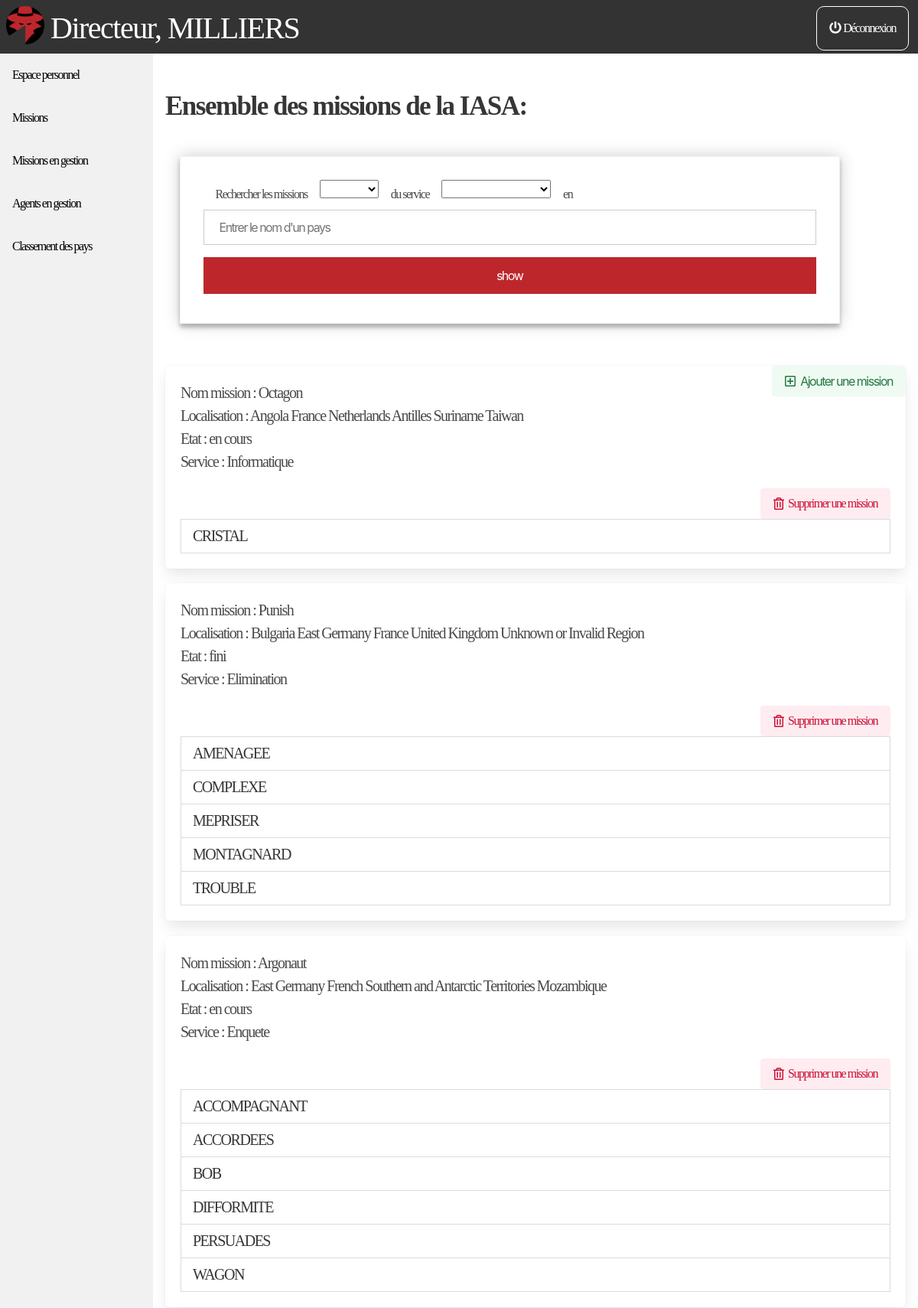
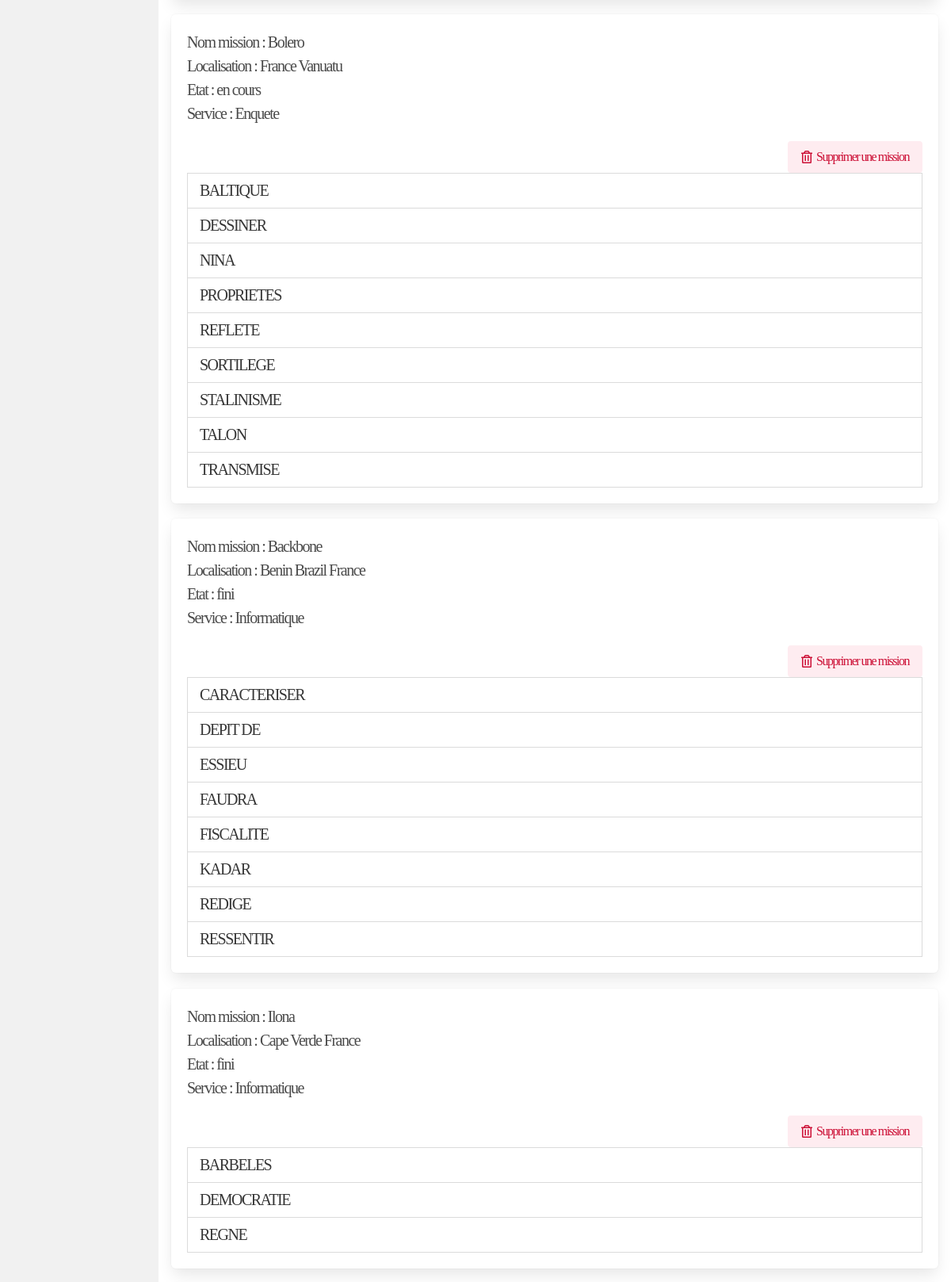
The app's page /general_mission.php (signed in, upper part) with its own data (2 pictures, top to bottom).
### tables this page shows
CREATE TABLE IF NOT EXISTS `mission` (
  `nom_mission` varchar(30) NOT NULL,
  `type_mission` varchar(30) DEFAULT NULL,
  `etat_mission` varchar(30) NOT NULL,
  PRIMARY KEY (`nom_mission`)
);

CREATE TABLE IF NOT EXISTS `gere` (
  `nom_service` int(8) NOT NULL,
  `nom_mission` varchar(30) NOT NULL,
  PRIMARY KEY (`nom_service`,`nom_mission`),
  KEY `nom_mission` (`nom_mission`)
);

CREATE TABLE IF NOT EXISTS `participe` (
  `nom_de_code` varchar(30) NOT NULL,
  `nom_mission` varchar(30) NOT NULL,
  PRIMARY KEY (`nom_de_code`,`nom_mission`),
  KEY `nom_mission` (`nom_mission`)
);

### src/code_to_nom.php (called while the page is built, shortened)
<?php
function ctn_service($service_dir){
  switch ($service_dir) {
    case '86883657':
    $NS = "Informatique";
    break;
    case '44609807':
    $NS = "Defense";
    break;
    case '91345364':
    $NS = "Elimination";
    break;
    case '22195465':
    $NS = "Enquete";
    break;
    case '6350262':
    $NS = "Action";
    break;
    case '1738411':
    $NS = "Assistance";
    break;
    case '17410830':
    $NS = "Contre-espionnage";
    break;
  }
  return $NS;
}
?>

### src/general_mission.php (the view, shortened to what this page needs)
<?php
include('head.php');
include('co_db.php');
 ?>
  <body>
    <?php include('bar_menu.php');
    ?>
  <div class="content is-medium">
    <h2>
      Ensemble des missions de la IASA:
    </h2>
  </div>
  <div class="container">
    <div class="requete-box">
        <form method="post">
          <p class="container is-medium" style="float: left">
            Rechercher les missions
          </p>
          <select name="etat" style="float: left">
            <option value=""></option>
            <option value="en cours">En cours</option>
          </select>
            <p class="container is-medium" style="float: left">
              du service
            </p>
            <select name="service" style="float: left">
              <option value=""></option>
              <option value="86883657">Informatique</option>
            </select>
            <p class="container is-medium" style="float: left">
              en
            </p>
            <input style="float: left" type="text" placeholder="Entrer le nom d'un pays" name="nom_pays">
            <input type="submit" name="show_etat_service" value="show"/>
        </form>
      </div>
  </div>
  <div class="content is-medium">
  <?php
  echo "<button style=\"float: right\" class=\"button is-success is-light\" onclick=\"openNav()\"><i class=\"far fa-plus-square\"></i> &nbsp Ajouter une mission</button>";
    $tmp_nom = "";
    if ( !isset($_POST['show_etat_service']) or ($c_etat == "" and $c_service == "")){
      $requete_all_missions = "SELECT nom_mission, mission.etat_mission
      from mission";
    }
    elseif ($c_etat != "" and $c_service == "") {
      $requete_all_missions = "SELECT nom_mission, mission.etat_mission
      from mission
      where etat_mission like '".$c_etat."'";
    }
    elseif ($c_etat == "" and $c_service != "") {
      $requete_all_missions = "SELECT DISTINCT mission.nom_mission as nom_mission, mission.etat_mission
			   from gere, mission, service
			   where gere.nom_mission = mission.nom_mission
			   and service.specialite = mission.type_mission
			   and service.code_service = ".$c_service;
    }
    $exec_all_missions = mysqli_query($db,$requete_all_missions);
    while($data = mysqli_fetch_array($exec_all_missions)){
      $Pays_flag = 1;
      $pays_noms = "";
      $service_noms = "";
      if($data['nom_mission'] != $tmp_nom){
        $requete_npm = "SELECT nom_pays FROM localise where nom_mission like '".$data['nom_mission']."'";
        $exec_npm = mysqli_query($db,$requete_npm);
        while($data_npm = mysqli_fetch_array($exec_npm)){
          $pays_noms = $pays_noms.$data_npm["nom_pays"]." ";
        }
        if ($Pays_flag == 1){
          $requete_service = "SELECT nom_service FROM gere where nom_mission like '".$data['nom_mission']."'";
          $exec_service = mysqli_query($db,$requete_service);
          while($data_service = mysqli_fetch_array($exec_service)){
            $service_noms = $service_noms.ctn_service($data_service["nom_service"])." ";
          }
          echo "<div class=\"box\" style=\"margin-bottom : 2%;\"><div class=\"is-little\" style=\"all_missionsrgin-bottom : 2%;\">";
          echo "
          <p>Nom mission : ".$data['nom_mission']." <br>
          Localisation : ".$pays_noms."<br>
          Etat : ".$data['etat_mission']."<br>
          Service : ".$service_noms."<br></p>";
          echo "<td><a style=\"float:right\" class=\"button is-danger is-light\" href=\"general_mission.php?del_m=".$data['nom_mission']."\">
          <i class=\"far fa-trash-alt\"></i> &nbsp Supprimer une mission</a>"."</td>";
          echo "</div> ";
          $tmp_nom =  $data['nom_mission'];
          $requete_adm = "SELECT nom_de_code FROM participe WHERE nom_mission like '".$data['nom_mission']."' ";
          $exec_adm = mysqli_query($db, $requete_adm);
          echo "<table class=\"table is-fullwidth is-bordered is-hoverable\"><tbody>";
          while($item = mysqli_fetch_array($exec_adm)){
            echo "<tr>";
            echo "<td>".$item['nom_de_code']."</td>" ;
            echo "</tr>";
          }
          echo " </tbody> </table>";
          echo "</div>";
        }
      }
    }
    ?>
  </div>
</body>

### style/style.css (style rules this page uses)
* { font-size: 100%; font-family: orator std; letter-spacing: -1.5px; }
form { width:100%; padding: 30px; border: 1px solid #f1f1f1; background: #fff; box-shadow: 0 0 20px 0 rgba(0, 0, 0, 0.2), 0 5px 5px 0 rgba(0, 0, 0, 0.24); }
input[type=text], input[type=password] { width: 100%; padding: 12px 20px; margin: 8px 0; display: inline-block; border: 1px solid #ccc; box-sizing: border-box; }
input[type=submit] { background-color: #bd272c; color: white; padding: 14px 20px; margin: 8px 0; border: none; cursor: pointer; width: 100%; }
.requete-box { margin-bottom: 2%; margin-left: 2%; margin-right: 5%; border-radius: 10px; padding-bottom: 2%; }
.requete-box p { padding-top: 6.5px; padding-right: 2%; padding-left: 2%; }
div.content { margin-left: 200px; padding: 1px 16px; }
div.container { margin-left: 200px; padding: 1px 16px; }
body, html { height: 100%; margin: 0; font-family: Arial; }

### records on screen
mission: nom_mission "Octagon", pays_noms "Angola France Netherlands Antilles Suriname Taiwan", etat_mission "en cours", gere.nom_service "Informatique"
participe: nom_de_code "CRISTAL"
mission: nom_mission "Punish", pays_noms "Bulgaria East Germany France United Kingdom Unknown or Invalid Region", etat_mission "fini", gere.nom_service "Elimination"
participe: nom_de_code "AMENAGEE"
participe: nom_de_code "COMPLEXE"
participe: nom_de_code "MEPRISER"
participe: nom_de_code "MONTAGNARD"
participe: nom_de_code "TROUBLE"
mission: nom_mission "Argonaut", pays_noms "East Germany French Southern and Antarctic Territories Mozambique", etat_mission "en cours", gere.nom_service "Enquete"
participe: nom_de_code "ACCOMPAGNANT"
participe: nom_de_code "ACCORDEES"
participe: nom_de_code "BOB"
participe: nom_de_code "DIFFORMITE"
participe: nom_de_code "PERSUADES"
participe: nom_de_code "WAGON"
mission: nom_mission "Bolero", pays_noms "France Vanuatu", etat_mission "en cours", gere.nom_service "Enquete"
participe: nom_de_code "BALTIQUE"
participe: nom_de_code "DESSINER"
participe: nom_de_code "NINA"
participe: nom_de_code "PROPRIETES"
participe: nom_de_code "REFLETE"
participe: nom_de_code "SORTILEGE"
participe: nom_de_code "STALINISME"
participe: nom_de_code "TALON"
participe: nom_de_code "TRANSMISE"
mission: nom_mission "Backbone", pays_noms "Benin Brazil France", etat_mission "fini", gere.nom_service "Informatique"
participe: nom_de_code "CARACTERISER"
participe: nom_de_code "DEPIT DE"
participe: nom_de_code "ESSIEU"
participe: nom_de_code "FAUDRA"
participe: nom_de_code "FISCALITE"
participe: nom_de_code "KADAR"
participe: nom_de_code "REDIGE"
participe: nom_de_code "RESSENTIR"
mission: nom_mission "Ilona", pays_noms "Cape Verde France", etat_mission "fini", gere.nom_service "Informatique"
participe: nom_de_code "BARBELES"
participe: nom_de_code "DEMOCRATIE"
participe: nom_de_code "REGNE"

### other values on screen
ctp_agent($niv) "Directeur"
$ndc "MILLIERS"
